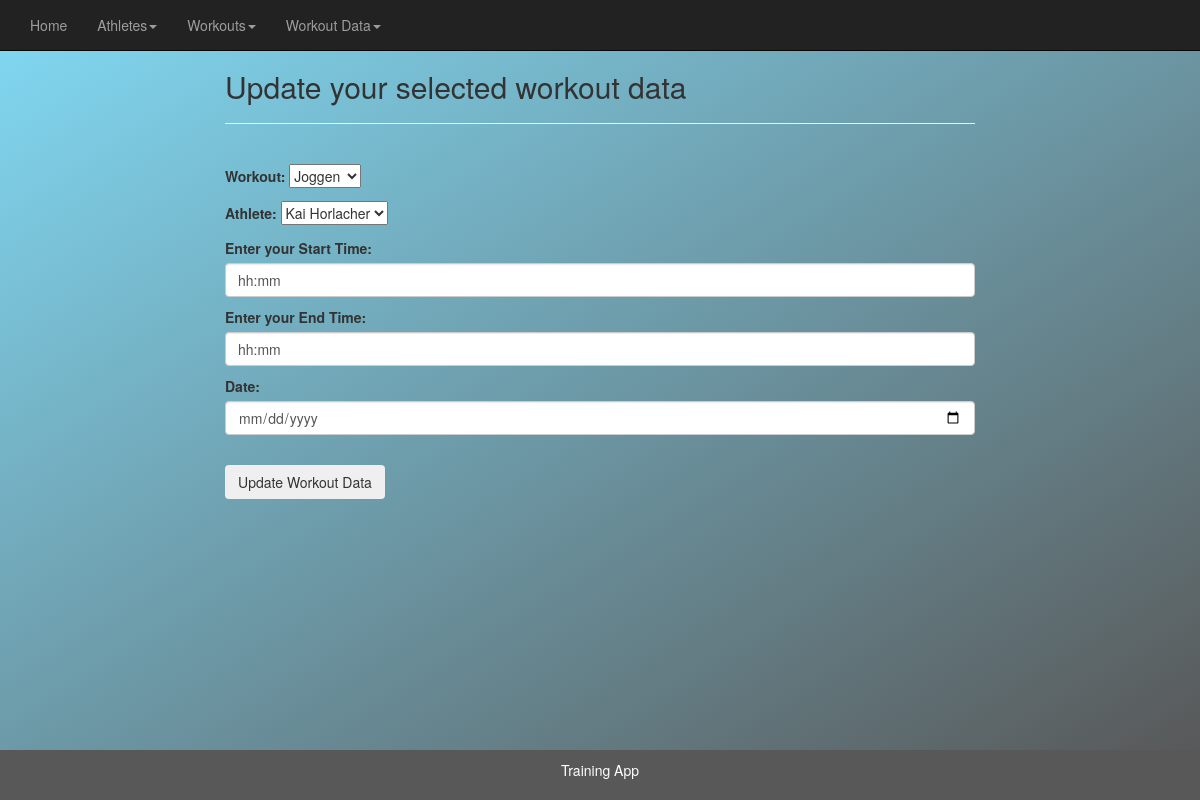
/update_workout_data/1, run on the app's committed database.
### athletes/models.py (models this page shows, shortened)
class Workout_data(models.Model):
    workout = models.ForeignKey(Workout, blank=True, null=True, on_delete=models.CASCADE)
    athlete = models.ForeignKey(Athletes, blank=True, null=True, on_delete=models.CASCADE)
    start = models.TimeField(max_length=30)
    end = models.TimeField(max_length=30)
    date = models.DateField(max_length=30, default=timezone.now)

### athletes/views.py (the view)
# urls.py: path('update_workout_data/<workout_data_id>', views.update_workout_data, name='update_workout_data'),
def update_workout_data(request, workout_data_id):
    workout_data = Workout_data.objects.get(pk=workout_data_id)
    form = WorkoutDataForm(request.POST or None, instance=workout_data)
    if form.is_valid():
        form.save()
        return redirect('workout_data_list')
    return render(request, 'update_workout_data.html', {'workout_data': workout_data, 'form':form})

### athletes/forms.py
class WorkoutDataForm(ModelForm):
    class Meta:
        model = Workout_data
        fields = '__all__'
        labels = {
            'pause': 'Enter your pause in minutes',
            'start': 'Enter your Start Time',
            'end': 'Enter your End Time',
        }
        widgets = {
            'start': forms.TimeInput(format='hh:mm', attrs={'class':'form-control', 'placeholder':'HH:SS'}),
            'end': forms.TimeInput(format='hh:mm', attrs={'class':'form-control', 'placeholder':'HH:SS'}),
            'date': forms.DateInput(format=('%d/%m/%Y'), attrs={'class':'form-control', 'type':'date'}),
        }

### athletes/models.py (called while the page is built)
    def __str__(self):
        return self.first_name + " " + self.last_name

    def __str__(self):
        return self.description

### athletes/templates/update_workout_data.html (shortened to what this page needs)
{% extends 'main.html' %}
{% block content %}
  <h2>Update your selected workout data</h2>
  <hr>
  <br/>
  <form method=POST>
    {{ form.as_p }}
    <br/>
    <input type="submit" value="Update Workout Data" class="btn btn-secondary">
  </form>
  <br/>
{% endblock %}

### data on the page
Workout_data: workout "Joggen", athlete "Kai Horlacher", start "hh:mm", end "hh:mm"
